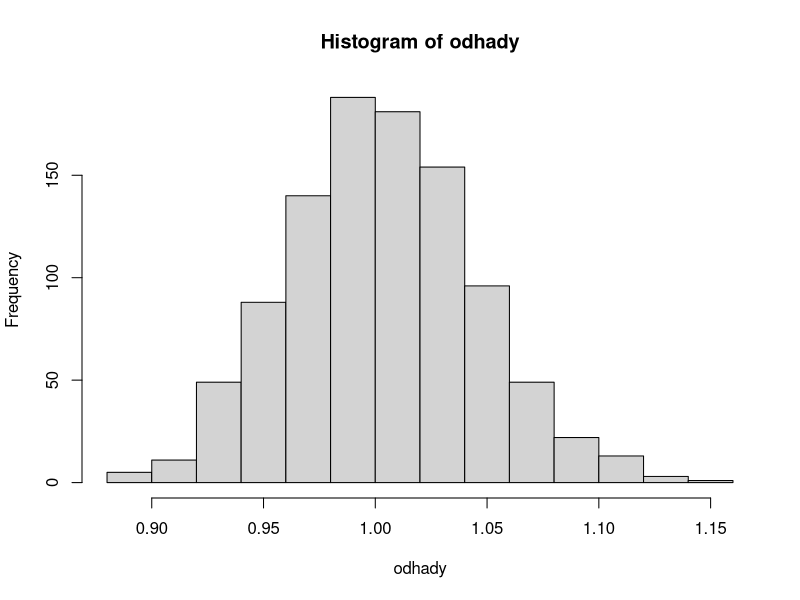

Here is the R script that generated this plot: (Note: a time limit stopped this script after it produced the figure.)
## ---- chunk 1
knitr::opts_chunk$set(echo = TRUE)
## ---- chunk 2
# Vybereme 1000 čísel z Beta rozdělení s parametry alpha=1 a beta=0.5
x = rbeta(1000, 1,0.5)

# spocitame jejich prumer
x_mean= mean(x)

# spocitame odhad alpha na zaklade vzorce vyse
odhad_alfa = (0.5)* x_mean / (1-x_mean)
odhad_alfa
## ---- chunk 3
# vyvorime vektor pro uchovani odhadu
odhady = c(rep(0,1000))

# pro 1000 opakovani
for (i in 1:1000) {
  
  # vybereme 1000 cisel z beta rozdeleni s parametry alpha=1 a beta=0.5
  x = rbeta(1000, 1,0.5)
  
  # spocitame odhad
  x_mean= mean(x)
  odhad_alfa = (0.5)* x_mean / (1-x_mean)
  odhady[i] = odhad_alfa
}

# prumerna hodnota odhadu alpha na zaklade 1000 simulaci
mean(odhady)
## ---- chunk 4
hist(odhady)
## ---- chunk 5
# reseni numericky pomoci mle funkce z stat4 knihovny

library(stats4)

beta_nll <- function(alpha, x=x){
  x_log_sum = sum(log(x))
  derivation = -digamma(alpha+0.5) + digamma(alpha) + 0
  N = length(x)
  result = -(x_log_sum -N*(derivation))
  return(result)
}


fit0 <- mle(minuslogl = beta_nll, start = list(alpha = 0.5))


## ---- chunk 6
odhady2 = c(rep(0,1000))
for (i in 1:1000){
  name = paste('x', as.character(i), sep='')
  odhad2 = coef(fit0)[name][1]
  odhady2[i] = as.double(odhad2)
}
  
## ---- chunk 7
hist(odhady2)
